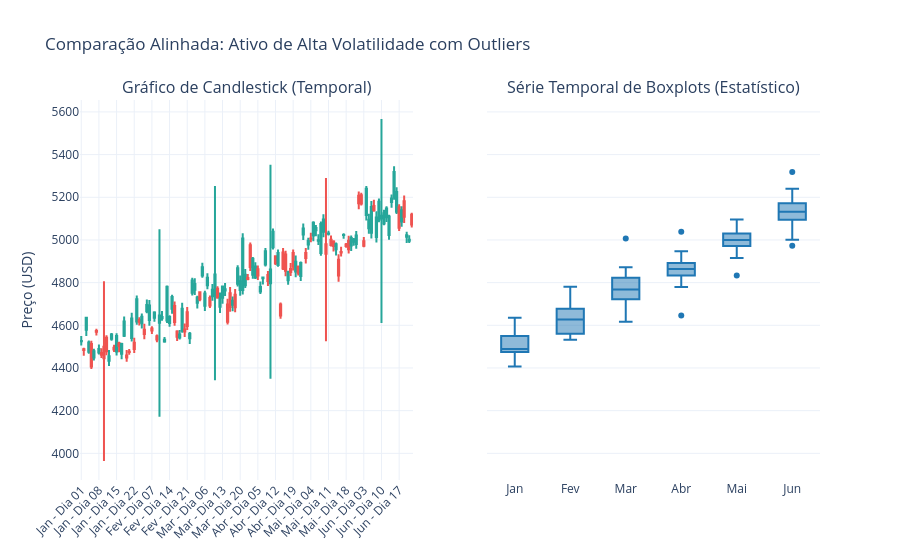

Write notebook code for a chart like this one.
### Code cell
import numpy as np
import pandas as pd
import plotly.graph_objects as go
from plotly.subplots import make_subplots

# 1. GERANDO DADOS SIMULADOS DE ALTA VOLATILIDADE (Estilo Ouro)
np.random.seed(42)
meses = ["Jan", "Fev", "Mar", "Abr", "Mai", "Jun"]
dados_totais = []

for i, mes in enumerate(meses):
    # Preço base evoluindo ao longo dos meses
    preco_base = 4500 + (i * 120)
    
    # 22 dias úteis por mês
    for dia in range(1, 23):
        # Volatilidade normal do dia a dia
        ruido_diario = np.random.normal(0, 50)
        abertura = preco_base + ruido_diario
        fechamento = abertura + np.random.normal(10, 60)
        
        # Forçando Outliers (Eventos extremos de volatilidade)
        # Ex: No dia 10 de cada mês ocorre um choque de mercado
        if dia == 10:
            maxima = max(abertura, fechamento) + np.random.uniform(300, 500)  # Pico extremo para cima
            minima = min(abertura, fechamento) - np.random.uniform(300, 500)  # Pico extremo para baixo
        else:
            maxima = max(abertura, fechamento) + np.random.uniform(5, 30)
            minima = min(abertura, fechamento) - np.random.uniform(5, 30)
            
        dados_totais.append({
            "Data": f"{mes} - Dia {dia:02d}",
            "Mês": mes,
            "Abertura": round(abertura, 2),
            "Máxima": round(maxima, 2),
            "Mínima": round(minima, 2),
            "Fechamento": round(fechamento, 2)
        })

df = pd.DataFrame(dados_totais)

# 2. CONFIGURANDO A TELA LADO A LADO (1 Linha, 2 Colunas)
fig = make_subplots(
    rows=1, cols=2, 
    subplot_titles=("Gráfico de Candlestick (Temporal)", "Série Temporal de Boxplots (Estatístico)"),
    shared_yaxes=True
)

# 3. ADICIONANDO O CANDLESTICK (Coluna 1)
fig.add_trace(
    go.Candlestick(
        x=df["Data"],
        open=df["Abertura"],
        high=df["Máxima"],
        low=df["Mínima"],
        close=df["Fechamento"],
        name="Candle",
        increasing_line_color='#26a69a', decreasing_line_color='#ef5350'
    ),
    row=1, col=1
)

# 4. ADICIONANDO O BOXPLOT COM OUTLIERS EXPLÍCITOS (Coluna 2)
# O Plotly por padrão calcula o limite de 1.5 * AIQ e plota o que passar como ponto isolado
fig.add_trace(
    go.Box(
        x=df["Mês"],
        y=df["Fechamento"],
        name="Distribuição",
        boxpoints="outliers",  # Garante a plotagem matemática dos outliers isolados
        marker=dict(color='#1f77b4', size=6),
        line=dict(width=2)
    ),
    row=1, col=2
)

# 5. AJUSTES VISUAIS E CONFIGURAÇÕES DE LAYOUT
fig.update_layout(
    title="Comparação Alinhada: Ativo de Alta Volatilidade com Outliers",
    yaxis_title="Preço (USD)",
    template="plotly_white",
    showlegend=False,
    xaxis_rangeslider_visible=False  # Desativa a barra inferior de scroll do candle para alinhar as telas
)

# Otimiza o espaçamento do eixo X do Candlestick para não poluir a legenda de dias
fig.update_xaxes(tickangle=-45, nticks=20, row=1, col=1)

# Exibe o gráfico no seu navegador ou painel interativo do VS Code
fig.show()

### Figure 1 — Plotly figure (JSON) as saved in the notebook; plotly's stock layout.template omitted (floating-point values rounded to 4 significant figures; data arrays with more than 128 entries replaced by an {"elided": "..."} marker saying what was removed)
{"data": [{"close": {"elided": "132 float values"}, "decreasing": {"line": {"color": "#ef5350"}}, "high": {"elided": "132 float values"}, "increasing": {"line": {"color": "#26a69a"}}, "low": {"elided": "132 float values"}, "name": "Candle", "open": {"elided": "132 float values"}, "type": "candlestick", "x": {"elided": "132 str values"}, "xaxis": "x", "yaxis": "y"}, {"boxpoints": "outliers", "line": {"width": 2}, "marker": {"color": "#1f77b4", "size": 6}, "name": "Distribuição", "type": "box", "x": {"elided": "132 str values"}, "xaxis": "x2", "y": {"elided": "132 float values"}, "yaxis": "y2"}], "layout": {"annotations": [{"font": {"size": 16}, "showarrow": false, "text": "Gráfico de Candlestick (Temporal)", "x": 0.225, "xanchor": "center", "xref": "paper", "y": 1, "yanchor": "bottom", "yref": "paper"}, {"font": {"size": 16}, "showarrow": false, "text": "Série Temporal de Boxplots (Estatístico)", "x": 0.775, "xanchor": "center", "xref": "paper", "y": 1, "yanchor": "bottom", "yref": "paper"}], "showlegend": false, "title": {"text": "Comparação Alinhada: Ativo de Alta Volatilidade com Outliers"}, "xaxis": {"anchor": "y", "domain": [0, 0.45], "nticks": 20, "rangeslider": {"visible": false}, "tickangle": -45}, "xaxis2": {"anchor": "y2", "domain": [0.55, 1]}, "yaxis": {"anchor": "x", "domain": [0, 1], "title": {"text": "Preço (USD)"}}, "yaxis2": {"anchor": "x2", "domain": [0, 1], "matches": "y", "showticklabels": false}}}
